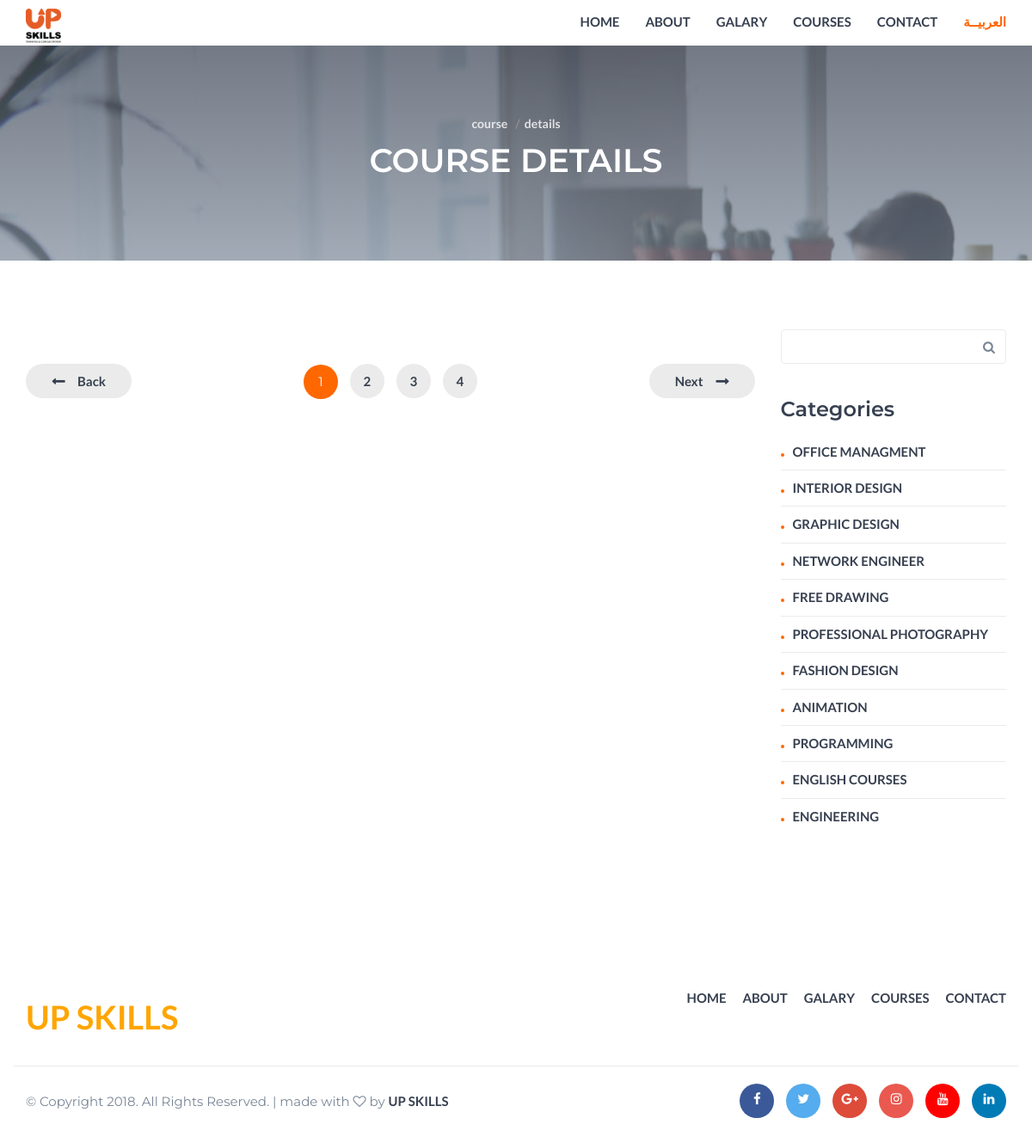
The app's page /course.php?cat_id=1 with its own data.
### tables this page shows
CREATE TABLE `category` (
  `cat_id` int(3) NOT NULL,
  `cat_name` varchar(30) NOT NULL,
  `ar_name` varchar(50) NOT NULL,
  `cat_image` text NOT NULL
);

### course.php (the view, shortened to what this page needs)
<?php
include 'includes/db_connection.php';
include_once 'includes/header.php';
?>
        <div class="hero-area section">
            <div class="bg-image bg-parallax overlay" style="background-image:url(./img/page-background.jpg)"></div>
            <div class="container">
                <div class="row">
                    <div class="col-md-10 col-md-offset-1 text-center">
                        <ul class="hero-area-tree">
                            <li><a href="index.html">course</a></li>
                            <li>details</li>
                        </ul>
                        <h1 class="white-text">COURSE DETAILS</h1>
                    </div>
                </div>
            </div>
        </div>
        <div id="blog" class="section">
            <div class="container">
                <div class="row">
                    <div id="main" class="col-md-9">
                        <div class="row">
                            <div class="col-md-12">
                                <div class="post-pagination">
                                    <a href="index.php" class="pagination-back pull-left">Back</a>
                                    <ul class="pages">
                                        <li class="active">1</li>
                                        <li><a href="#">2</a></li>
                                        <li><a href="#">3</a></li>
                                        <li><a href="#">4</a></li>
                                    </ul>
                                    <a href="" class="pagination-next pull-right">Next</a>
                                </div>
                            </div>
                        </div>
                    </div>
                    <div id="aside" class="col-md-3">
                        <div class="widget search-widget">
                            <form>
                                <input class="input" type="text" name="search">
                                <button><i class="fa fa-search"></i></button>
                            </form>
                        </div>
                        <div class="widget category-widget">
                            <h3>Categories</h3>
                             <?php
                            $query = "select * from category";
                            mysqli_set_charset($link, "utf8");
                            $result = mysqli_query($link, $query);
                            while ($row = mysqli_fetch_assoc($result)) {
                               echo "<a class='category' href='index-ar.php#courses'>{$row['cat_name']} <span></span></a>";
                            }
                            ?>
                        </div>
                    </div>
                </div>
            </div>
        </div>
      <?php include_once'includes/footer.php';?>

### css/style.css (style rules this page uses)
body { font-family: 'Montserrat', sans-serif; font-size: 15px; font-weight: 400; color: #798696; overflow-x:hidden; }
h1,h2,h3,h4,h5,h6 { margin-top: 12px; margin-bottom: 15px; font-weight: 600; color: #374050; }
h1 { font-size:38px; }
h3 { font-size:24px; }
a { font-family: 'Lato', sans-serif; color: #374050; font-weight: 700; }
ul,ol { margin: 0; padding: 0; list-style: none }
.white-text { color: #FFF; }
.section { position:relative; padding-top:80px; padding-bottom:80px; }
.bg-image { position:absolute; left:0; right:0; top:0; bottom:0; background-position:center; background-size:cover; }
.bg-image.bg-parallax { background-attachment:fixed; }
.bg-image.overlay:after { content:""; position:absolute; left:0; right:0; top:0; bottom:0; background-image: -webkit-gradient(linear, left top, left bottom, from(#374050), to(#798696)); background-image: linear-gradient(to bottom, #374050 0%, #798696 100%); opacity: 0.7; }
input[type="text"], input[type="email"], input[type="password"], input[type="number"], input[type="date"], input[type="url"], input[type="tel"], textarea { height: 40px; width: 100%; border: 1px solid #EBEBEB; border-radius:4px; background: transparent; padding-left: 15px; padding-right: 15px; -webkit-transition:0.2s border-color; transition:0.2s border-color; }
.hero-area { position:relative; padding-top: 80px; padding-bottom: 80px; }
.hero-area-tree li { display:inline-block; font-family: 'Lato', sans-serif; font-weight:600; font-size:14px; color:rgba(255, 255, 255, 0.8); }
.hero-area-tree li > a { color:rgba(255, 255, 255, 0.8); }
.hero-area-tree li + li:before { content: "/"; display: inline-block; margin: 0px 5px; color: rgba(235, 235, 235, 0.25); }
.post-pagination { margin-top:40px; text-align:center; }
.post-pagination .pages { display:inline-block; }
.post-pagination .pages li { display:inline-block; }
.post-pagination .pages li + li { margin-left:10px; }
.post-pagination .pages li { width: 40px; height: 40px; line-height: 40px; text-align: center; border-radius: 50%; background-color: #EBEBEB; -webkit-transition: 0.2s all; transition: 0.2s all; }
.post-pagination .pages li a { display:block; -webkit-transition: 0.2s color; transition: 0.2s color; }
.post-pagination .pages li:hover , .post-pagination .pages li.active { background-color: #FF6700; color:#FFF; }
.pagination-back , .pagination-next { display: block; text-align: center; border-radius: 40px; background-color: #EBEBEB; -webkit-transition: 0.2s all; transition: 0.2s all; height:40px; padding:0px 30px; line-height:40px; }
.pagination-next:after { content:"\f178"; font-family:FontAwesome; margin-left:15px; }
.pagination-back:before { content:"\f177"; font-family:FontAwesome; margin-right:15px; }
.widget + .widget { margin-top:40px; }
.widget.search-widget { position:relative }
.widget.search-widget .input { padding-right:60px; }
.widget.search-widget button { position:absolute; right:0; top:0; height:40px; width:40px; background-color:transparent; border:none; }
.category-widget .category { display:block; text-transform:uppercase; padding-top: 10px; padding-bottom: 10px; }
.category-widget .category + .category { border-top: 1px solid #EBEBEB; }
.category-widget .category:before { content: ""; display: inline-block; width: 4px; height: 4px; border-radius: 50%; background-color: #FF6700; margin-right:10px; }

### records on screen
category: cat_name "OFFICE MANAGMENT"
category: cat_name "INTERIOR DESIGN"
category: cat_name "GRAPHIC DESIGN"
category: cat_name "NETWORK ENGINEER"
category: cat_name "FREE DRAWING"
category: cat_name "PROFESSIONAL PHOTOGRAPHY"
category: cat_name "FASHION DESIGN"
category: cat_name "ANIMATION"
category: cat_name "PROGRAMMING"
category: cat_name "ENGLISH COURSES"
category: cat_name "ENGINEERING"
